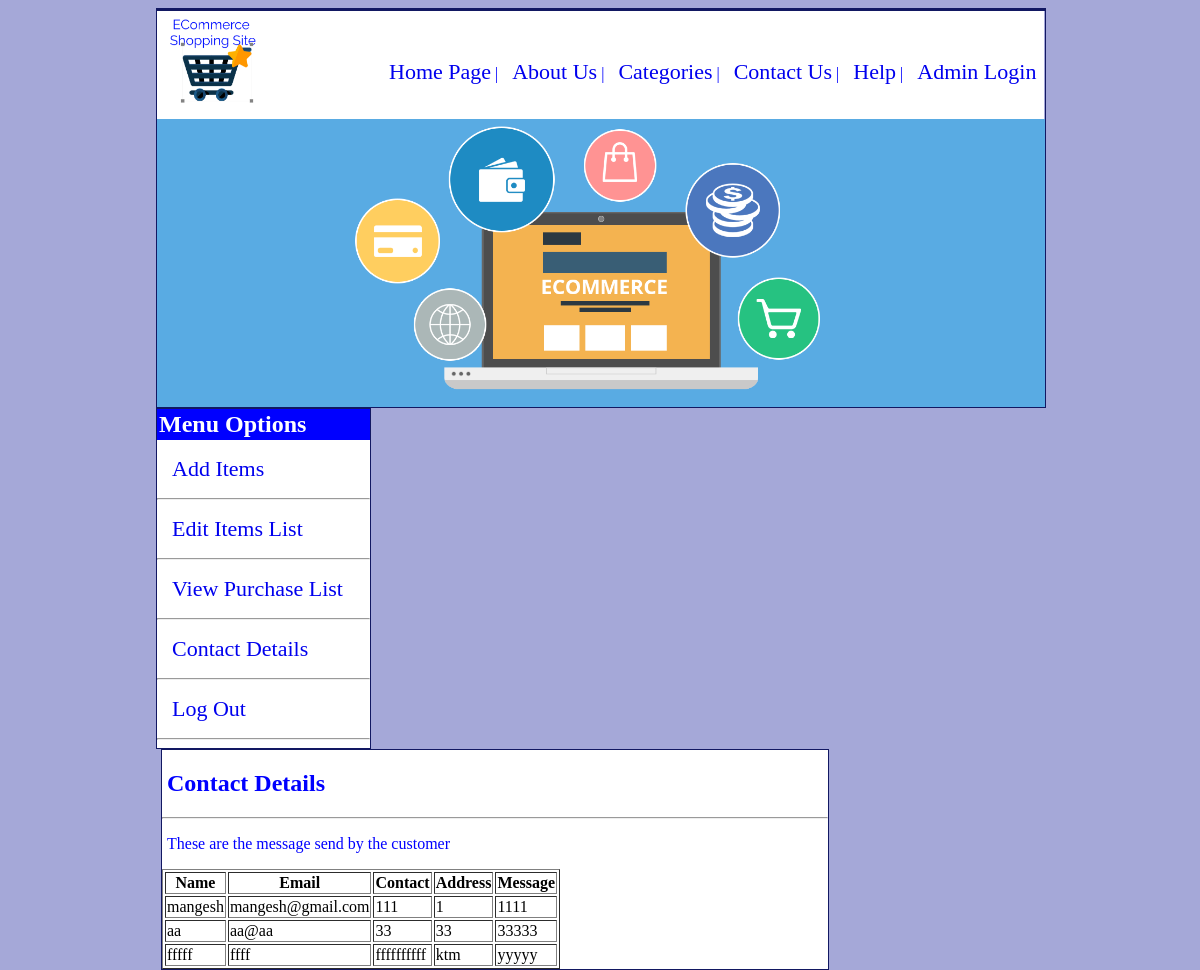
/mangesh/contactdetails.php, run on the app's committed database.
### tables this page shows
CREATE TABLE `contact_table` (
  `contact_id` int(11) NOT NULL,
  `name` varchar(1000) NOT NULL,
  `email` varchar(1000) NOT NULL,
  `contact` varchar(1000) NOT NULL,
  `address` varchar(1000) NOT NULL,
  `message` varchar(1000) NOT NULL
);

### mangesh/contactdetails.php (the view, shortened to what this page needs)
<html>
<head>
    <link href="css/style.css" rel="stylesheet" type="text/css" />
</head>
<body>
<div class="main">
    <?php include('header.php');?>
    <?php include('banner.php');?>
    <?php include('sidemenuadmin.php');?>
    <div class="side">
        <h2>Contact Details</h2><hr/>
        <p>These are the message send by the customer</p>
            <table border="1">
                <tr>
                    <th>Name</th>
                    <th>Email</th>
                    <th>Contact</th>
                    <th>Address</th>
                    <th>Message</th>
                </tr>
                <?php
                    $conn = mysqli_connect("localhost","root","","mangesh_cp_db");
                    $query = "SELECT * FROM `contact_table`";
                    $queryresult = mysqli_query($conn, $query);
                    while($data = mysqli_fetch_array($queryresult))
                        {
                            $name =$data['name'];
                            $email = $data['email'];
                            $contact = $data['contact'];
                            $address = $data['address'];
                            $message = $data['message'];
                ?>
                <tr>
                    <td><?php echo $name;?></td>
                    <td><?php echo $email;?></td>
                    <td><?php echo $contact;?></td>
                    <td><?php echo $address;?></td>
                    <td><?php echo $message;?></td>
                </tr>
                <?php
                        }
                ?>
            </table>
    </div>
</div>
</body>
</html>

### mangesh/css/style.css (style rules this page uses)
body { background-color:#a5a8d8; }
.main { margin:auto; width:75%; background-color:white; color:blue; }
.main p, h2, h3 { padding-left:5px; }
.side { width:75%; border:solid #121862 1px; margin-left:5px; float:left; background-color:white; }

### data on the page
contact_table: name "mangesh", email "mangesh@gmail.com", contact "111", address "1", message "1111"
contact_table: name "aa", email "aa@aa", contact "33", address "33", message "33333"
contact_table: name "fffff", email "ffff", contact "ffffffffff", address "ktm", message "yyyyy"
